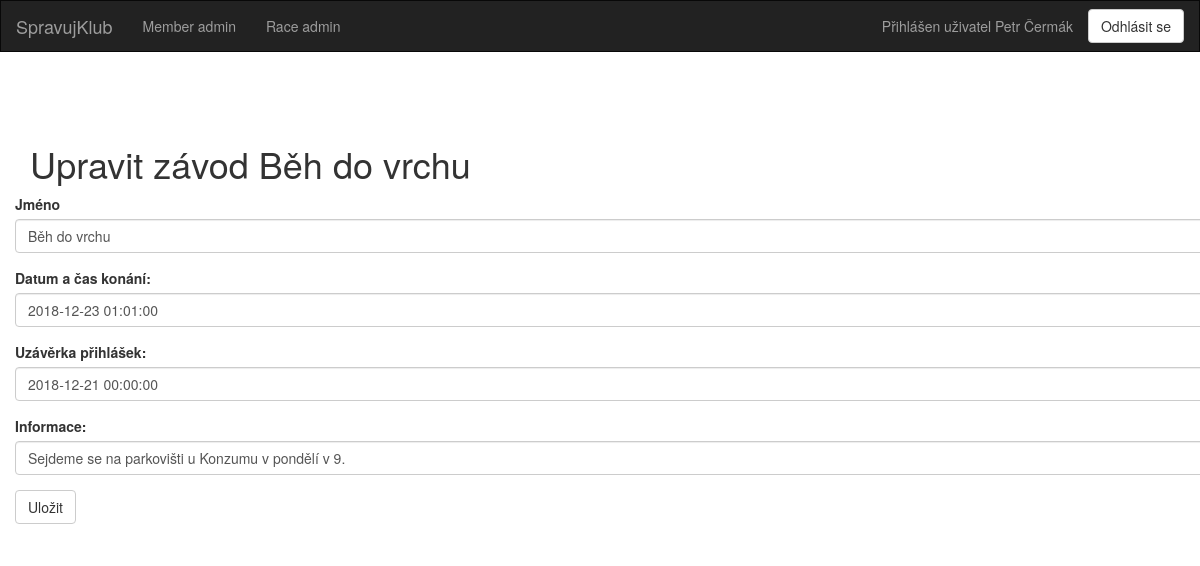
Screenshot of /race_edit/1 (signed in) with the database file from the repository.
### dl/models/Member.py (models this page shows, shortened)
class Member(db.Model, IMember):
    __tablename__ = "members"
    id = db.Column(db.Integer, primary_key=True, autoincrement=True)
    name = db.Column(db.String(50))
    email = db.Column(db.String(50), unique=True)
    password = db.Column(db.String(50))
    salt = db.Column(db.String(16))
    races = db.relationship('Race', secondary='ucast_na_zavode')
    created_races = db.relationship('Race', backref='created_by', lazy=True)

### dl/models/Race.py (models this page shows, shortened)
class Race(db.Model, IRace):
    __tablename__ = "races"
    id = db.Column(db.Integer, primary_key=True, autoincrement=True)
    name = db.Column(db.String(100), nullable=False)
    date = db.Column(db.DateTime, nullable=False)
    deadline = db.Column(db.DateTime, nullable=False)
    info = db.Column(db.Text)
    created_by_user_id = db.Column(db.Integer, db.ForeignKey('members.id'))
    members = db.relationship('Member', secondary='ucast_na_zavode')

### pl/views/race_edit.py (the view, shortened to what this page needs)
@app.route('/race_edit/<race_id>', methods=['GET'])
@login_required
def race_edit(race_id):
    try:
        race = race_controller.get_race_by_id(race_id)
    except Exception as ex:
        return redirect(url_for('.index', error=str(ex)))
    name = request.values.get("name")
    date = request.values.get("date")
    deadline = request.values.get("deadline")
    info = request.values.get("info")
    error = None
    return render_template("race_edit.html", race=race, error=error)

### dl/RaceController.py (called while the page is built)
    def get_race_by_id(self, id):
        race = Race.query.get(id)
        if race is None:
            raise Exception("Race with id %s not found." % str(id))
        return race

### main.py (called while the page is built)
@login_manager.user_loader
def load_user(user_id):
    from dl.models.Member import Member
    return Member.query.get(user_id)

### pl/templates/race_edit.html
{% extends "base.html" %}
{% block main %}
	<div class="container tab-content">
		<div class="row">
			<h1>Upravit závod {{ race.name }}</h1>
			<div class="row">
				<form action="/race_edit/{{ race.id }}" role="form">
					<div class="form-group">
						<label>Jméno</label>
						<input type="text" class="form-control" name="name" placeholder="Name" value="{{ race.name }}">
					</div>
					<div class="form-group">
						<label>Datum a čas konání:</label>
						<input type="text" class="form-control" name="date" placeholder="Date" value="{{ race.date }}">
					</div>
					<div class="form-group">
						<label>Uzávěrka přihlášek:</label>
						<input type="text" class="form-control" name="deadline" placeholder="Deadline" value="{{ race.deadline }}">
					</div>
					<div class="form-group">
						<label>Informace:</label>
						<input type="text" class="form-control" name="info" placeholder="Info" value="{{ race.info }}">
					</div>
					<div class="form-group">
						<button type="submit" class="btn btn-default">Uložit</button>
					</div>
				</form>
			</div>
		</div>
	</div>
{% endblock %}

### pl/templates/base.html (shortened to what this page needs)
{% extends "bootstrap/base.html" %}
{% block navbar %}
	<nav class="navbar navbar-inverse" style="border-radius: 0 !important;">
		<div class="container-fluid">
			<div class="navbar-header">
				<a class="navbar-brand" href="{{ url_for('index') }}">SpravujKlub</a>
			</div>
			<div class="collapse navbar-collapse" id="bs-example-navbar-collapse-1">
				<ul class="nav navbar-nav">
					{% if current_user.is_authenticated %}
						<li><a href="{{ url_for('admin_member') }}">Member admin</a></li>
						<li><a href="{{ url_for('admin_race') }}">Race admin</a></li>
					{% endif %}
				</ul>
				<ul class="nav navbar-nav navbar-right">
					{% if current_user.is_authenticated %}
						<li>
							<a href="{{ url_for('profile', user_id=current_user.id ) }}">Přihlášen
								uživatel {{ current_user.name }}</a>
						</li>
						<li>
							<button type="button" onclick="location.href='/logout'"
									class="btn btn-default navbar-btn" id="signIn_button">Odhlásit se
							</button>
						</li>
					{% else %}
						<li>
							<a>Uživatel nepřihlášen</a>
						</li>
					{% endif %}
				</ul>
			</div>
		</div>
	</nav>
{% endblock %}
{% block content %}
	<div class="tab-content container">
		<div id="error_bar" class="row">
		</div>
		{% block main %}
		{% endblock %}
	</div>
{% endblock %}

### rows the page displays
Member: name "Petr Čermák"
Race: name "Běh do vrchu", date "2018-12-23 01:01:00", deadline "2018-12-21 00:00:00", info "Sejdeme se na parkovišti u Konzumu v pondělí v 9."
